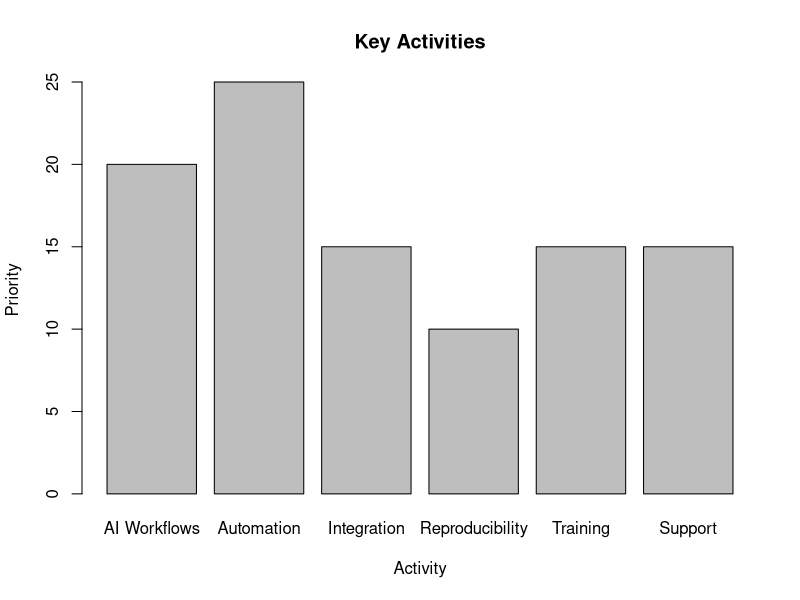
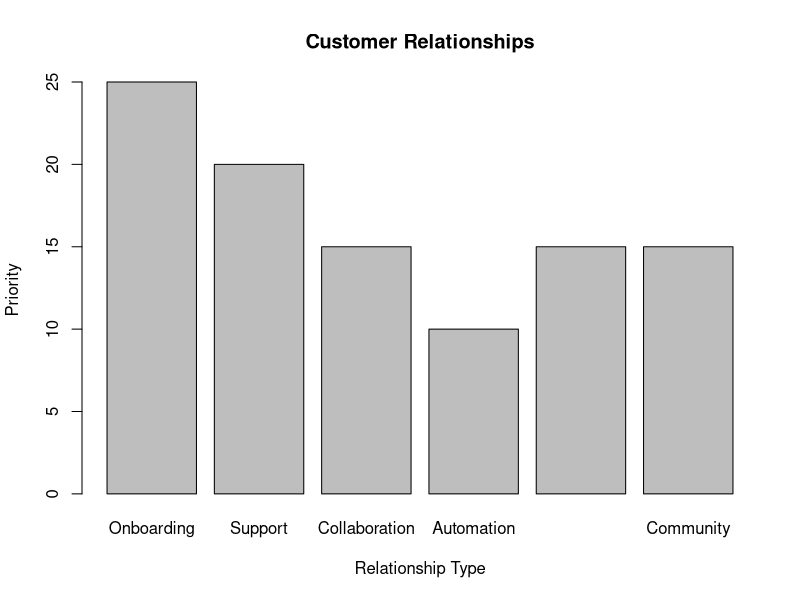
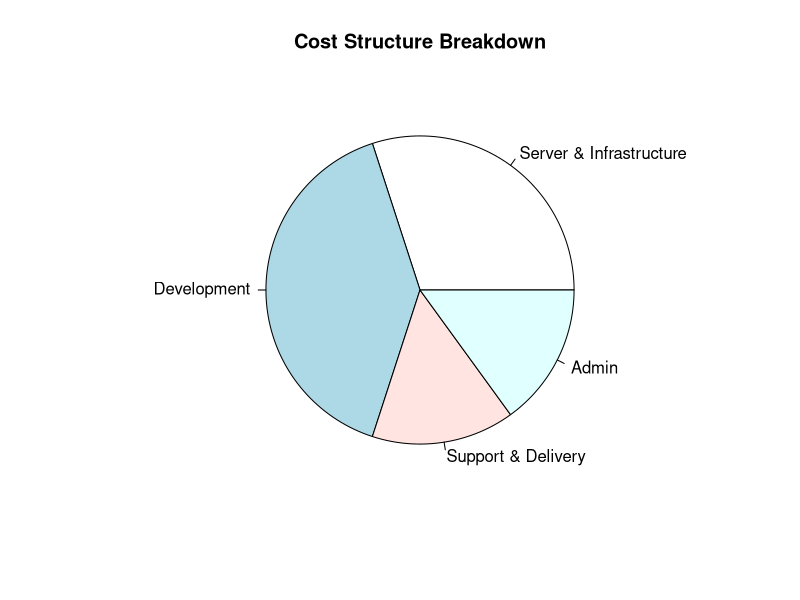

These charts were generated, in order, by the following R code:
## ---- chunk 1
# R code for bar chart
activities <- c(20, 25, 15, 10, 15, 15)
activity_names <- c("AI Workflows", "Automation", "Integration", "Reproducibility", "Training", "Support")
barplot(activities, names.arg = activity_names, main = "Key Activities", xlab = "Activity", ylab = "Priority")
## ---- chunk 2
# R code for bar chart
relationships <- c(25, 20, 15, 10, 15, 15)
relationship_names <- c("Onboarding", "Support", "Collaboration", "Automation", "Documentation", "Community")
barplot(relationships, names.arg = relationship_names, main = "Customer Relationships", xlab = "Relationship Type", ylab = "Priority")
## ---- chunk 3
# R code for pie chart
costs <- c(30, 40, 15, 15)
labels <- c("Server & Infrastructure", "Development", "Support & Delivery", "Admin")
pie(costs, labels = labels, main = "Cost Structure Breakdown")
